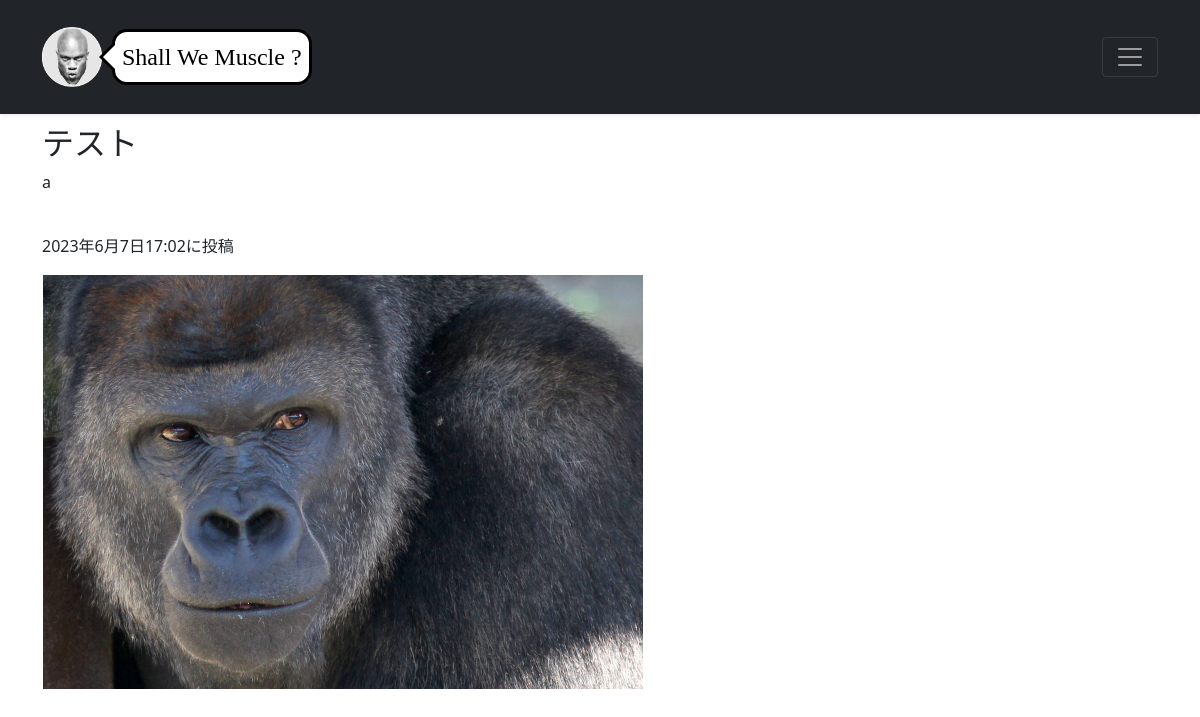
The page /photo-detail/9 (signed in) on the database its author committed.
### photo/models.py (models this page shows, shortened)
class PhotoPost(models.Model):
    user = models.ForeignKey(CustomUser, verbose_name="ユーザー", on_delete=models.CASCADE)
    category = models.ForeignKey(
        Category, verbose_name="カテゴリ", on_delete=models.PROTECT
    )
    title = models.CharField(verbose_name="タイトル", max_length=20)
    comment = models.TextField(verbose_name="コメント",max_length=200,blank=True, null=True)
    image1 = models.ImageField(verbose_name="イメージ1", upload_to="photos")
    image2 = models.ImageField(
        verbose_name="イメージ2", upload_to="photos", blank=True, null=True
    )
    posted_at = models.DateTimeField(verbose_name="投稿日時", auto_now_add=True)

### photo/views.py (the view)
class DetailView(DetailView):
    template_name='detail.html'
    model=PhotoPost

### photo/templates/detail.html (shortened to what this page needs)
{% extends 'base.html' %}
    {% block contents %}
    <br>
    <div class="container">
        <div class="row">
            <div class="col" style="margin-top: 100px">
                <h2 style="word-break:break-all">{{object.title}}</h2>
                <p style="word-break:break-all">{{object.comment}}</p>
                <br>
                <p>{{object.posted_at}}に投稿</p>
                <table>
                <tr>
                <td><p><img style="object-fit: contein;width:600px;height:500" src="{{ object.image1.url }}"></img></p></td>
                </tr>
                </table>
            </div>
        </div>
    </div>
    {% endblock %}

### rows shown on the page
PhotoPost: title "テスト", comment "a", posted_at "2023年6月7日17:02", image1 (picture)
